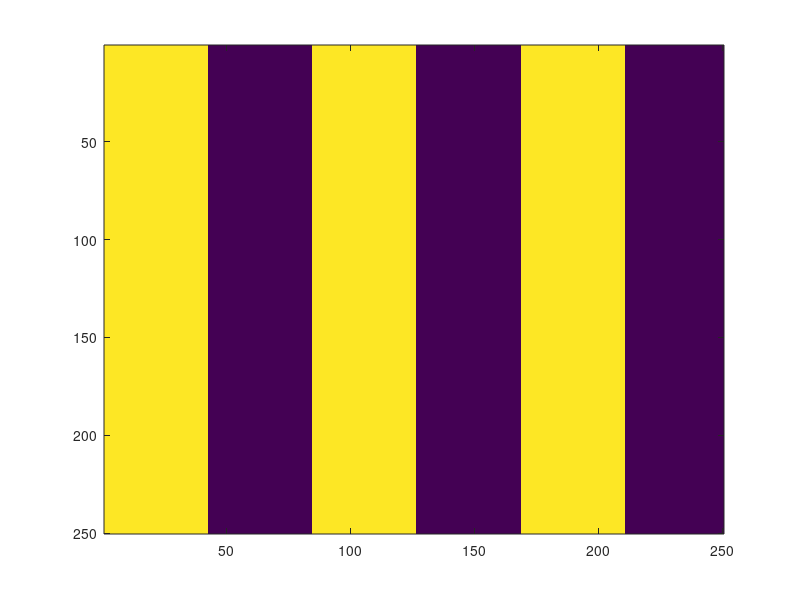
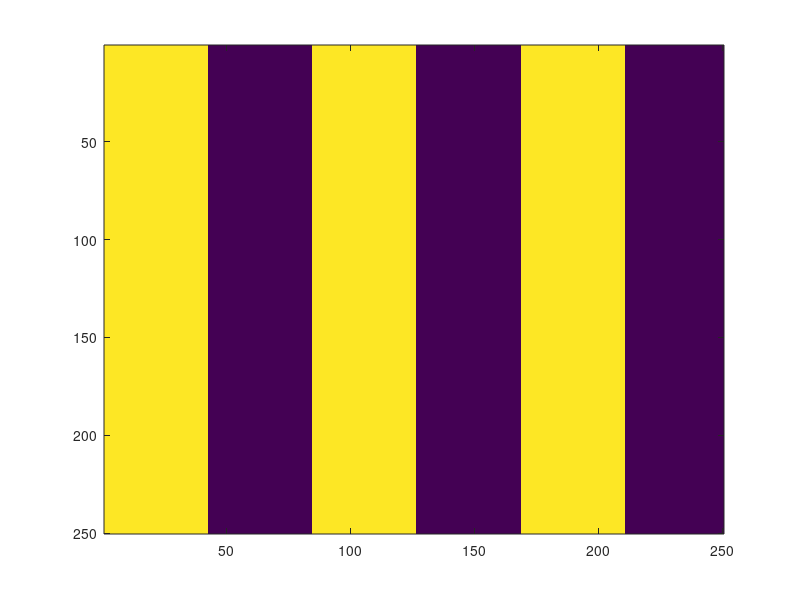
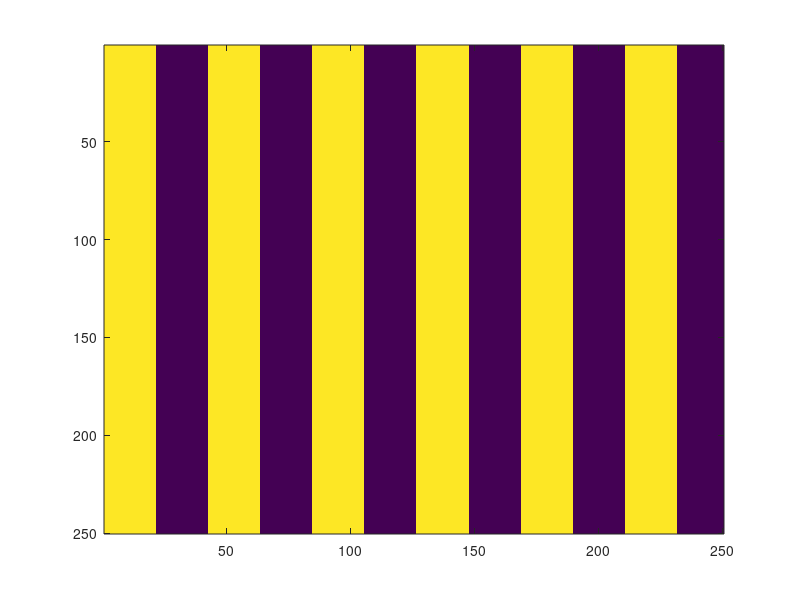
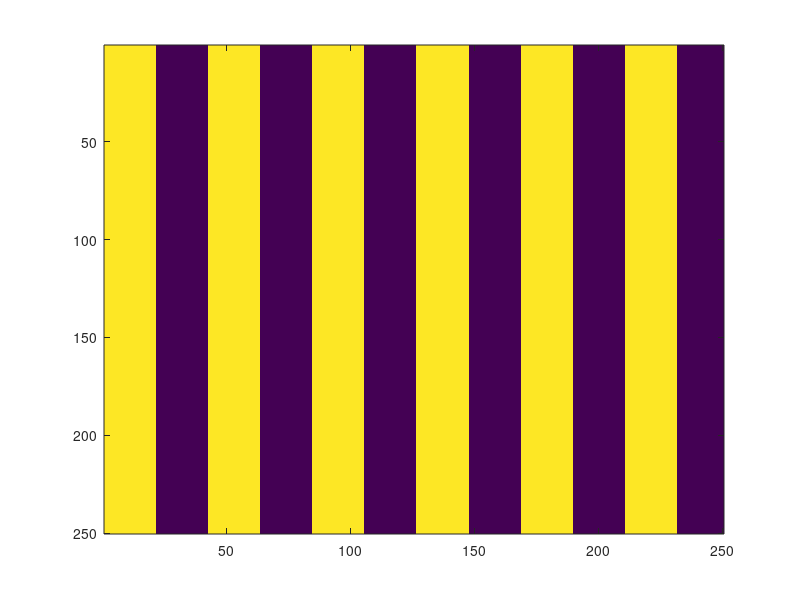

Reproduce these figures in MATLAB, in order.
%%%%%%%%%%%%%%%%%%%%%%%%%%%%%%%%%%%%%%%%%%%%%%%%%%%%%%
% Javier E. Santos 2016
% UT-PGE
% This script creates a banded fracture
% according to the input parameters
%%%%%%%%%%%%%%%%%%%%%%%%%%%%%%%%%%%%%%%%%%%%%%%%%%%%%%%

stripes = [6,12,24]; %number of stripes on the surface
z = 20+2; %fracture aperture (void space + solid surfaces)


%%%%%%%%%%%%%%%%%%%%%%%%%%%%%%%%%%%%%%%%%%%%%%%%%%%%End of inputs

for k=1:numel(stripes)
    s=stripes(k);
    s_char=num2str(s);
    fid_domain1=fopen(['output\' s_char '_stripes.dat'],'w');
    A=ones(250,250); %y,x (real life)
    B(:,[1,2,203,204])=4;
    frac_sizey=size(A);
    frac_sizey=frac_sizey(1);
    strip_lenght=round((frac_sizey)/s);
    ss=1:s;
    strip_i=(ss-1)*strip_lenght+1;
    odd=strip_i(2:2:end); %odd matrix
    even=strip_i(1:2:end); %odd matrix
    
    for i=1:numel(odd)
        A(:,even(i):odd(i)-1)=3;
    end
   
    
    for i=1:z  %prints in Palabos depth
        if i==1 || i==z
            figure();imagesc(A)
            fprintf(fid_domain1,'%i\n',A);
        else
            fprintf(fid_domain1,'%i\n',A*0);
        end
    end
    fclose(fid_domain1);
end